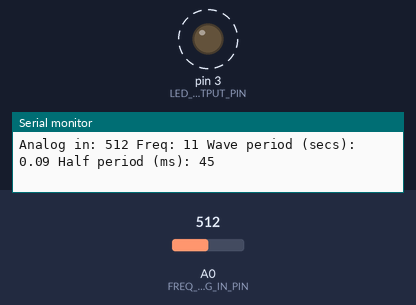
Bench run of a sketch on a simulated Arduino Uno, built with avr-gcc and run on an emulated ATmega328P. Parts: output pins drawn as LEDs (lit = HIGH), the last lines printed to the serial monitor. Dashed ring = blinking. The test bench sets the inputs (shaded band); at power-on: A0 (FREQ_ANALOG_IN_PIN) = 512.

Above: at 1.2 s.
1.3 s: A0 (FREQ_ANALOG_IN_PIN) set to 306
At 1.62 s:
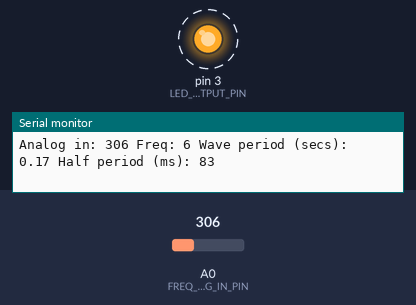
4.3 s: A0 (FREQ_ANALOG_IN_PIN) set to 319
At 4.9 s:
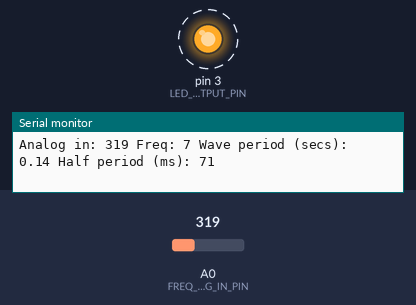
7.3 s: A0 (FREQ_ANALOG_IN_PIN) set to 122
At 7.56 s:
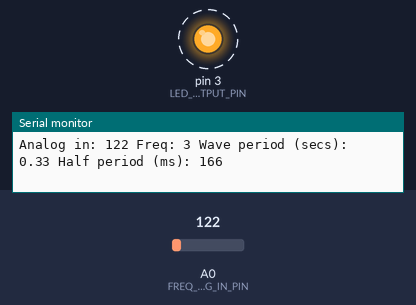
Timing chart, 0 to 16.3 s (numbered marks = the images above; inputs shaded):
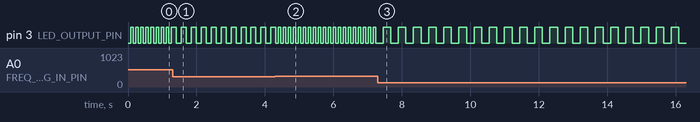

Measured:
- the behaviour switches between 307 and 308 on A0 (FREQ_ANALOG_IN_PIN) (found by bisection; images 1 and 2)
- after the input at 1.3 s, pin 3 (LED_OUTPUT_PIN): alternates HIGH for 0.15 s and LOW for 0.15 s, starting after 0.11 s
- after the input at 4.3 s, pin 3 (LED_OUTPUT_PIN): alternates HIGH for 0.07 s and LOW for 0.07 s, starting after 0.09 s
- after the input at 7.3 s, pin 3 (LED_OUTPUT_PIN): alternates HIGH for 0.22 s and LOW for 0.22 s, starting after 0.15 s
- by itself, pin 3 (LED_OUTPUT_PIN): alternates HIGH for 0.07 s and LOW for 0.07 s

The sketch:

SettableBlinkWithoutDelay.ino
```cpp
/*
 * Allows user to set the blinking frequency (on analog input A0) without using delay
 *
 * By Jon E. Froehlich
 * @jonfroehlich
 * http://makeabilitylab.io
 *
 */

const int LED_OUTPUT_PIN = 3;
const int FREQ_ANALOG_IN_PIN = A0;
const int MAX_FREQ = 20; // max freq at which to blink (in Hz)
const int MIN_FREQ = 1; // min freq at which to blink (in Hz)
const int MAX_ANALOG_VAL = 1024;

// Generally, you should use "unsigned long" for variables that hold time
// The value will quickly become too large for an int to store
unsigned long _lastToggledTimestampMs = 0; // tracks the last time the LED was updated
int _ledState = LOW; // will toggle between LOW and HIGH
int _blinkFreq = 0;

// The setup function runs once when you press reset or power the board
void setup() {
  // Because pins 0 - 13 can either be input or output, we must specify
  // how we're using the pin by using pinMode. In this case, we want to
  // control an LED, so set the pin to OUTPUT
  pinMode(LED_OUTPUT_PIN, OUTPUT);

  Serial.begin(9600);
}

// The loop function runs over and over again forever
void loop() {

  int analogFreqIn = analogRead(FREQ_ANALOG_IN_PIN);
  _blinkFreq = map(analogFreqIn, 0, MAX_ANALOG_VAL, MIN_FREQ, MAX_FREQ + 1);

  float wavePeriodSecs = 1 / (float)_blinkFreq;
  unsigned long halfPeriodMs = (wavePeriodSecs / 2) * 1000; // divide period by half and scale to milliseconds

  // Get the current time since the Arduino started our program (in ms)
  unsigned long currentTimestampMs = millis();

  // Check to see if the time between now and the last time we toggled
  // the LED has exceeded our blink interval. If so, toggled the LED
  if (currentTimestampMs - _lastToggledTimestampMs >= halfPeriodMs) {
    _ledState = _ledState == HIGH ? LOW : HIGH; // toggle the LED
    _lastToggledTimestampMs = currentTimestampMs; // store current time as toggle time
    digitalWrite(LED_OUTPUT_PIN, _ledState); // output the LED state
  }

  Serial.print("Analog in: ");
  Serial.print(analogFreqIn);
  Serial.print(" Freq: ");
  Serial.print(_blinkFreq);
  Serial.print(" Wave period (secs): ");
  Serial.print(wavePeriodSecs);
  Serial.print(" Half period (ms): ");
  Serial.println(halfPeriodMs);
}
```
